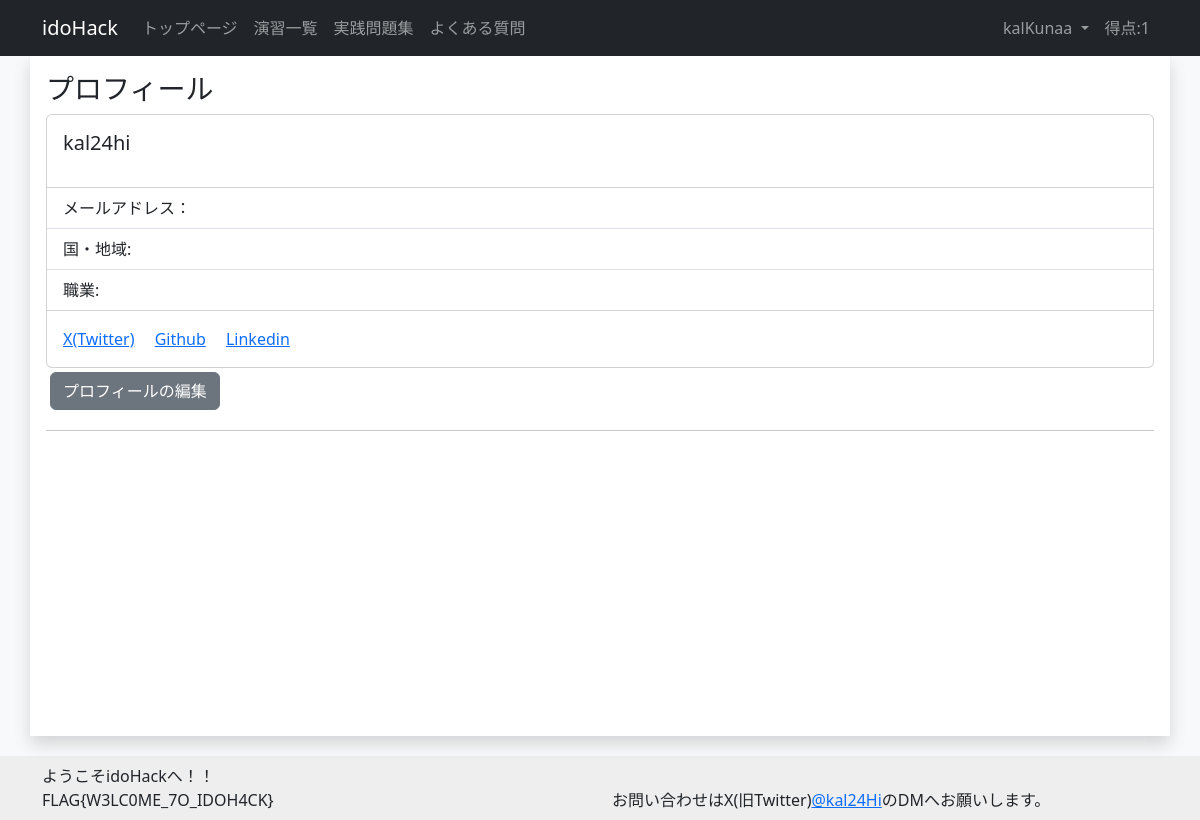
The page /profile/kal24hi (signed in) on the database its author committed.
### account/models.py (models this page shows)
class CustomUser(AbstractUser):
    total_score = models.IntegerField(default=0, verbose_name="総得点") # ユーザの総得点
    biography = models.TextField(max_length=500, blank=True, verbose_name="自己紹介") # ユーザの自己紹介
    twitter_url = models.URLField(max_length=200, blank=True, verbose_name="TwitterURL") # ユーザのTwitterのURL
    github_url = models.URLField(max_length=200, blank=True, verbose_name="GitHubURL") # ユーザのGitHubのURL
    linkedin_url = models.URLField(max_length=200, blank=True, verbose_name="LinkedInURL") # ユーザのLinkedInのURL
    country = models.CharField(max_length=100, blank=True, verbose_name="国籍") # ユーザの国籍
    occupation = models.CharField(max_length=50, verbose_name="職業", choices=(('Student', '学生'),
                                          ('teacher', '教員'),
                                          ('SecurityEngineer', 'セキュリティエンジニア'),
                                          ('IT', 'IT職'),
                                          ('other', 'その他')))
    is_active = models.BooleanField(default=True, verbose_name="アクティブユーザ") # ユーザがアクティブかどうか
    is_staff = models.BooleanField(default=False, verbose_name="スタッフユーザ") # ユーザがスタッフかどうか
    is_writer = models.BooleanField(default=False, verbose_name="作問ユーザ") # ユーザが作問者かどうか

### account/views.py (the view)
# urls.py: path('profile/<str:playername>', views.ProfileView.as_view(), name='profile'),
class ProfileView(LoginRequiredMixin, ListView):
    model = CustomUser
    template_name = 'account/profile.html'
    context_object_name = 'profile_list'
    def get_queryset(self):
        if CustomUser.objects.filter(username=self.kwargs['playername']).exists():
            return CustomUser.objects.filter(username=self.kwargs['playername'])
        else:
            return CustomUser.objects.filter(username=self.request.user.username)

### templates/account/profile.html (shortened to what this page needs)
{% extends "base.html" %}
{% block content %}
<h3>プロフィール</h3>
<div class="card">
  <div class="card-body">
    <h5 class="card-title">{{profile_list.0.username}}</h5>
  </div>
  <ul class="list-group list-group-flush">
    <li class="list-group-item">メールアドレス：{{profile_list.0.email}}</li>
    <li class="list-group-item">国・地域:{{profile_list.0.country}}</li>
    <li class="list-group-item">職業:{{profile_list.0.occupation}}</li>
  </ul>
  <div class="card-body">
    <a href="{{profile_list.0.twitter_url}}" class="card-link">X(Twitter)</a>
    <a href="{{profile_list.0.github_url}}" class="card-link">Github</a>
    <a href="{{profile_list.0.linkedin_url}}" class="card-link">Linkedin</a>
  </div>
</div>
<a class="btn btn-secondary m-1" href="{%url 'profile_edit' %}" role="button">プロフィールの編集</a>
{% endblock %}

### templates/base.html (shortened to what this page needs)
{% load static %}
<!DOCTYPE html>
<html style="height: 100%;">
<head>
    <link href="{% static 'mdeditor/css/editormd.min.css' %}" rel="stylesheet">
    <link href="{% static 'mdeditor/css/editormd.preview.css' %}" rel="stylesheet">
    <link href="https://cdn.jsdelivr.net/npm/bootstrap@5.3.0/dist/css/bootstrap.min.css" rel="stylesheet"
>
</head>
<body class="bg-light" style="height: 100%;">
<nav class="navbar navbar-expand-lg navbar-dark bg-dark sticky-top">
  <div class="container">
    <a class="navbar-brand " href="#">idoHack</a>
      <div class="collapse navbar-collapse" id="navbarNavDropdown">
        <ul class="navbar-nav me-auto">
          <li class="nav-item">
            <a class="nav-link" href="{%url 'index'%}">トップページ</a>
          </li>
          <li class="nav-item">
            <a class="nav-link" href="{%url 'exercise_list'%}">演習一覧</a>
          </li>
          <li class="nav-item">
            <a class="nav-link" href="{%url 'exercise_detail' 6%}">実践問題集</a>
          </li>
          <li class="nav-item">
            <a class="nav-link" href="{%url 'faq'%}">よくある質問</a>
          </li>
        </ul>
        <ul class="navbar-nav">
        {% if user.is_authenticated %}
        <li class="nav-item dropdown">
          <a class="nav-link dropdown-toggle" href="#" role="button" data-bs-toggle="dropdown" aria-expanded="false">
            {{user.username}}
          </a>
        </li>
        <li class="nav-item">
          <a class="nav-link">得点:{{user.total_score}}</a>
        </li>
        {% endif %}
        </ul>
      </div>
  </div>
</nav>
<body>
<div class="container shadow p-3 bg-white" style="min-height: 85%; position: relative;">
    {% block content %}{% endblock content%}
    <hr>
</div>
<div class="p-2" style="background-color:#EEEEEE; margin-top: 20px; margin-bottom: 10%; width: 100%;">
  <div class="container">
    <div class="row">
      <div class="col-md-6">
        ようこそidoHackへ！！</br>
        FLAG{W3LC0ME_7O_IDOH4CK}</br>
      </div>
      <div class="col-md-6">
        お問い合わせはX(旧Twitter)<a href="https://twitter.com/kal24Hi" target="_blank" rel="noopener noreferrer">@kal24Hi</a>のDMへお願いします。
      </div>
    </div>
  </div>
</div>
</body>

### rows shown on the page
CustomUser: username "kalKunaa", total_score "1"
CustomUser: username "kal24hi"
